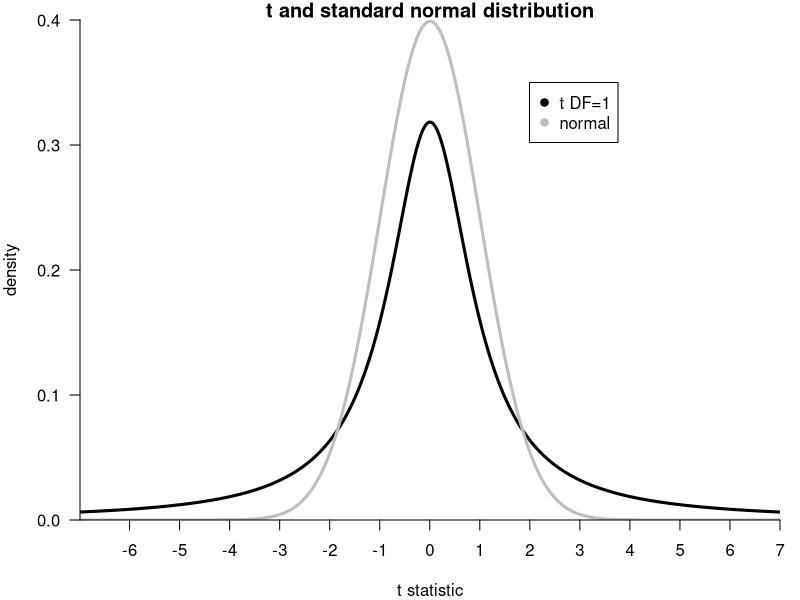
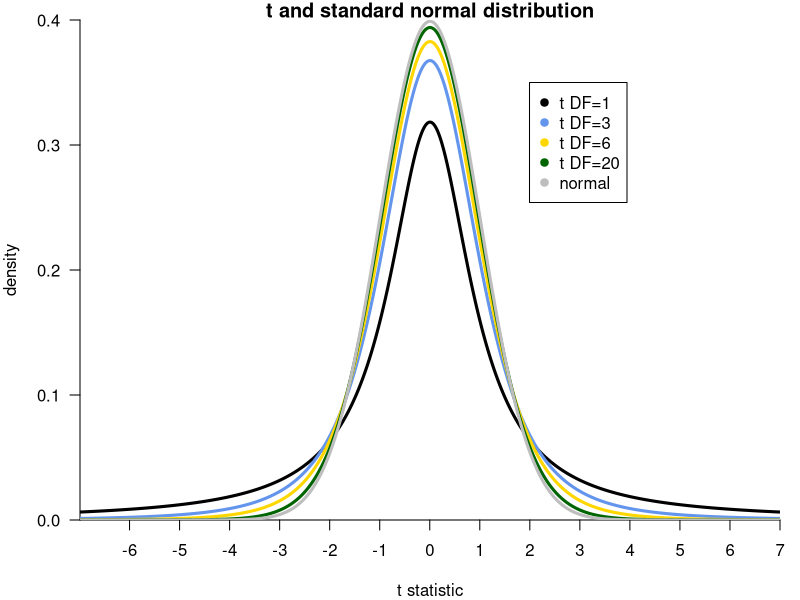

The R source for these figures, in order:
## ---- chunk 1
vals = seq(from=-7,to=7, by=0.01)
par(mar=c(4,4,1,1))
plot(dt( vals, df=1 ), type="l", yaxs="i", xaxs="i", lwd=3, axes=FALSE, 
     xlab="t statistic", ylab="density", main="t and standard normal distribution", ylim=c(0,.4) )
points( dnorm( vals ), type="l", lwd=3, col="gray" )
legend( 900,0.35, c("t DF=1", "normal"), col=c("black", "gray"), pch=19)
axis(2, seq(from=0, to=0.4, by=0.1), las=1)
axis(1, at=( length(vals) / 14 * 0:14) , labels=seq(from=-7, to=7, by=1), las=1)
## ---- chunk 2
plot(dt( vals, df=1 ), type="l", yaxs="i", xaxs="i", lwd=3, axes=FALSE, 
     xlab="t statistic", ylab="density", main="t and standard normal distribution", ylim=c(0,.4) )
axis(2, seq(from=0, to=0.4, by=0.1), las=1)
axis(1, at=( length(vals) / 14 * 0:14) , labels=seq(from=-7, to=7, by=1), las=1)
points( dt( vals, df=3 ), type="l", lwd=3, col="cornflowerblue" )
points( dt( vals, df=6 ), type="l", lwd=3, col="gold" )
points( dt( vals, df=20 ), type="l", lwd=3, col="darkgreen" )
points( dnorm( vals ), type="l", lwd=3, col="gray" )
legend( 900,0.35, c("t DF=1","t DF=3","t DF=6","t DF=20", "normal"), col=c("black", "cornflowerblue", "gold", "darkgreen", "gray"), pch=19)
## ---- chunk 3
library(knitr)
knitr::opts_chunk$set( comment = NA )
knitr::opts_chunk$set( prompt=TRUE ) 
## ---- chunk 4
obs = c(2,5,7,8,3)
N = length(obs)
SEM = sd(obs) / sqrt(N)
degrees_of_freedom = N-1
CI_bound =  qt( (0.05/2), df=degrees_of_freedom) 
lower_bound = round( mean(obs) - ( abs(CI_bound) * SEM ), 1) 
upper_bound = round( mean(obs) + ( abs(CI_bound) * SEM ), 1)
print( paste( "mean", mean(obs), "95% CI", lower_bound, "to", upper_bound, 
              "on", degrees_of_freedom, "DF") )
## ---- chunk 5
obs = c(2,5,7,8,3)
N= length(obs)
SEM = sd(obs) / sqrt(N)
lower_bound_nor = round( mean(obs) - ( 1.96 * SEM ), 1) 
upper_bound_nor = round( mean(obs) + ( 1.96 * SEM ), 1)
print( paste( "mean", mean(obs), "95% CI", lower_bound_nor, "to", upper_bound_nor) )
## ---- chunk 6
t_value = 3
degrees_of_freedom=5
dt(t_value, df=degrees_of_freedom)

